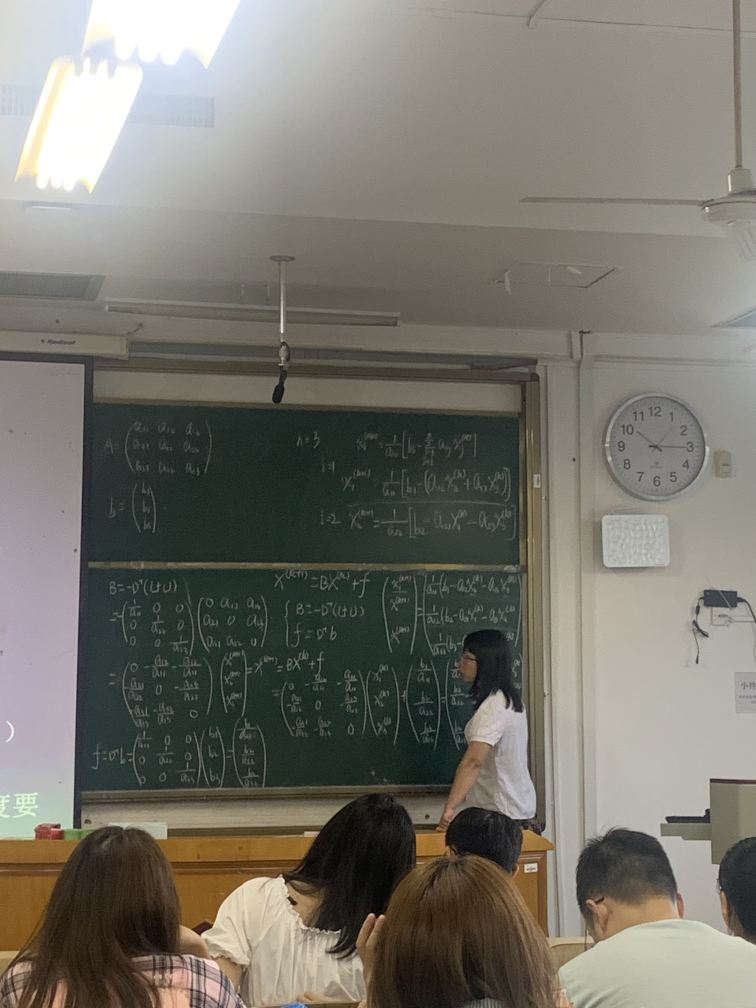
#> input picture SSearch/image/demo.png, 3024 x 4032 px (shown at 1/4 size)
$ jupyter execute --allow-errors 'ss算法.ipynb'   (shell and % lines are left out)
#> lines starting #> are read from the running program, lines starting #| are printed output that depends on the picture
#### Select Search 算法

[cell 1]
import cv2
import skimage.data
import matplotlib.pyplot as plt
from PIL import Image
import skimage.data
import selectivesearch
import numpy as np
# 获取图片
# img = skimage.data.astronaut()
img_path = 'image/demo.png'
img = Image.open(img_path)
#> img is the input picture: PIL image 3024x4032 RGB; mean R, G, B 119.7, 117.7, 108.5
# 调整图片大小，减小计算量
img = img.resize((480,600))
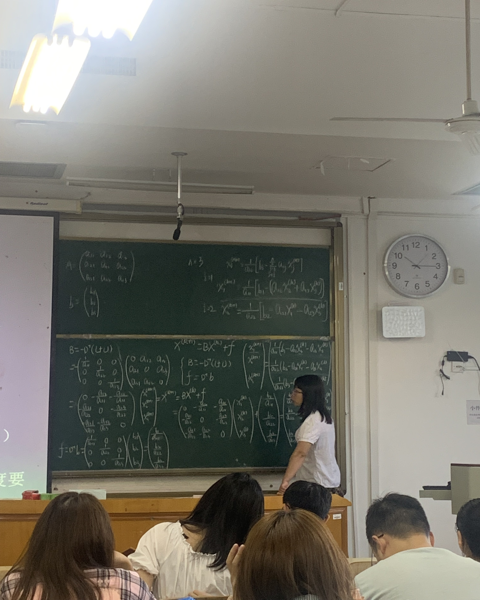
#> img: PIL image 480x600 RGB; mean R, G, B 119.7, 117.7, 108.5
img = np.array(img)
print('图像的尺寸:',img.size)
#| 图像的尺寸: 864000
print('图像的类型:',type(img))
#| 图像的类型: <class 'numpy.ndarray'>
# 得到图像标签和区域位置
#> (the rest of this cell did not finish here and is left out)
